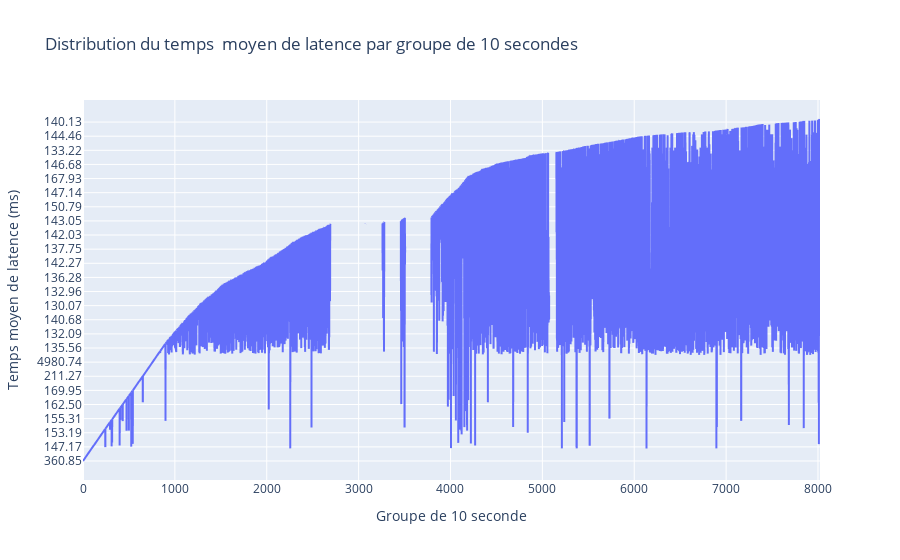

Notebook code for this chart:
### Code cell
latences_df = pd.DataFrame(moyenne_temps_par_groupe .collect(), columns=['Groupe', 'latence'])


fig = px.line(latences_df, x=latences_df.index, y='latence', title='Distribution du temps  moyen de latence par groupe de 10 secondes')
fig.update_layout(xaxis_title='Groupe de 10 seconde', yaxis_title='Temps moyen de latence (ms)')
fig.show()

### Figure 1 — Plotly figure (JSON) as saved in the notebook; plotly's stock layout.template omitted (floating-point values rounded to 4 significant figures; data arrays with more than 128 entries replaced by an {"elided": "..."} marker saying what was removed)
{"data": [{"hovertemplate": "index=%{x}<br>latence=%{y}<extra></extra>", "legendgroup": "", "line": {"color": "#636efa", "dash": "solid"}, "marker": {"symbol": "circle"}, "mode": "lines", "name": "", "showlegend": false, "type": "scattergl", "x": {"elided": "8023 int values"}, "xaxis": "x", "y": {"elided": "8023 str values"}, "yaxis": "y"}], "layout": {"legend": {"tracegroupgap": 0}, "title": {"text": "Distribution du temps  moyen de latence par groupe de 10 secondes"}, "xaxis": {"anchor": "y", "domain": [0, 1], "title": {"text": "Groupe de 10 seconde"}}, "yaxis": {"anchor": "x", "domain": [0, 1], "title": {"text": "Temps moyen de latence (ms)"}}}}
